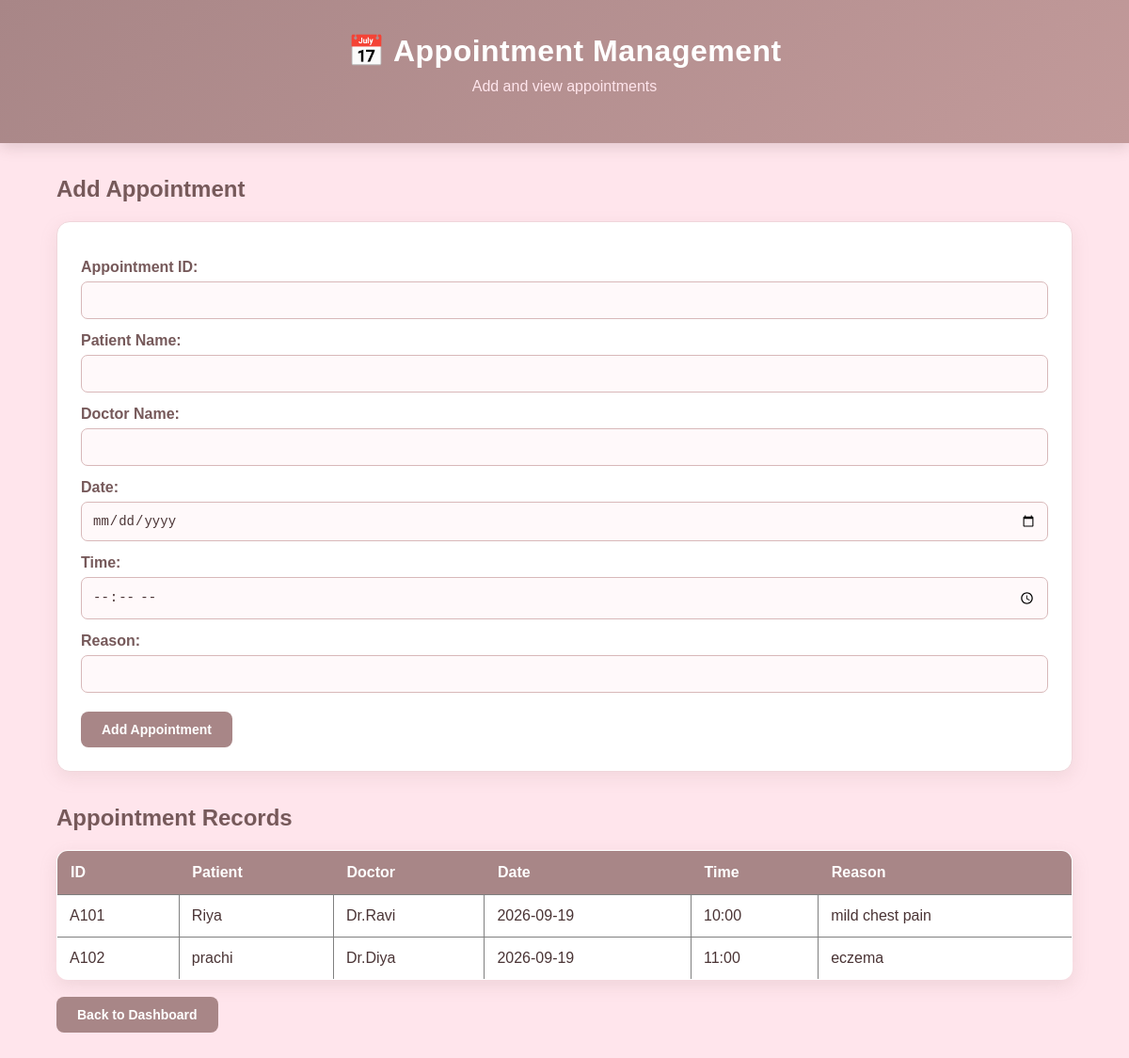
The app's page /appointments with its own data.
### tables this page shows
CREATE TABLE appointments (
            appointment_id TEXT PRIMARY KEY,
            patient_name TEXT,
            doctor_name TEXT,
            date TEXT,
            time TEXT,
            reason TEXT
        );

### app.py (the view, shortened to what this page needs)
@app.route('/appointments', methods=['GET', 'POST'])
def appointments():
    conn = get_connection()
    cursor = conn.cursor()
    cursor.execute('SELECT * FROM appointments')
    data = cursor.fetchall()
    conn.close()
    return render_template('appointments.html', appointments=data)

### app.py (called while the page is built)
def get_connection():
    return sqlite3.connect(DB, timeout=10)

### templates/appointments.html (shortened to what this page needs)
<!DOCTYPE html>
<html>
<head>
    <link rel="stylesheet"
          href="{{ url_for('static', filename='style.css') }}">
</head>
<body>
<div class="header">
    <h1>📅 Appointment Management</h1>
    <p>Add and view appointments</p>
</div>
<div class="container">
<h2>Add Appointment</h2>
<form method="POST">
    <label>Appointment ID:</label>
    <input type="text" name="appointment_id" required>
    <label>Patient Name:</label>
    <input type="text" name="patient_name">
    <label>Doctor Name:</label>
    <input type="text" name="doctor_name">
    <label>Date:</label>
    <input type="date" name="date">
    <label>Time:</label>
    <input type="time" name="time">
    <label>Reason:</label>
    <input type="text" name="reason">
    <button type="submit">Add Appointment</button>
</form>
<h2>Appointment Records</h2>
<table border="1" cellpadding="10">
<tr>
    <th>ID</th>
    <th>Patient</th>
    <th>Doctor</th>
    <th>Date</th>
    <th>Time</th>
    <th>Reason</th>
</tr>
{% for a in appointments %}
<tr>
    <td>{{ a[0] }}</td>
    <td>{{ a[1] }}</td>
    <td>{{ a[2] }}</td>
    <td>{{ a[3] }}</td>
    <td>{{ a[4] }}</td>
    <td>{{ a[5] }}</td>
</tr>
{% endfor %}
</table>
<br>
<a href="/"><button>Back to Dashboard</button></a>
</div>
</body>
</html>

### static/style.css (style rules this page uses)
* { box-sizing: border-box; }
body { margin: 0; font-family: Arial, Helvetica, sans-serif; background: #FFE5EC; color: #4A3435; }
.header { background: linear-gradient(135deg, #A88687, #C29A9A); color: #FFFFFF; text-align: center; padding: 35px 20px; box-shadow: 0 4px 15px rgba(90, 60, 60, 0.18); }
.header h1 { margin: 0; font-size: 32px; letter-spacing: 0.5px; }
.header p { margin-top: 10px; color: #FFE5EC; font-size: 16px; }
.container { width: 90%; max-width: 1100px; margin: 35px auto; }
.container h2 { color: #76595A; margin-top: 30px; margin-bottom: 20px; }
button { background: #A88687; color: #FFFFFF; border: none; padding: 11px 22px; border-radius: 8px; cursor: pointer; font-size: 14px; font-weight: bold; transition: 0.3s ease; }
a { text-decoration: none; }
form { background: #FFFFFF; padding: 25px; border-radius: 14px; border: 1px solid #F0D6DB; box-shadow: 0 6px 18px rgba(168, 134, 135, 0.15); margin-bottom: 35px; }
label { display: block; font-weight: bold; color: #76595A; margin-top: 14px; margin-bottom: 6px; }
input, select { width: 100%; padding: 11px; border: 1px solid #D8B8B9; border-radius: 7px; background: #FFF9FA; color: #4A3435; font-size: 14px; outline: none; transition: 0.2s; }
form button { margin-top: 20px; }
table { width: 100%; border-collapse: collapse; background: #FFFFFF; border-radius: 12px; overflow: hidden; box-shadow: 0 6px 18px rgba(168, 134, 135, 0.18); }
th { background: #A88687; color: #FFFFFF; padding: 14px; text-align: left; border: none; }
td { padding: 13px; color: # }

### records on screen
appointments: appointment_id "A101", patient_name "Riya", doctor_name "Dr.Ravi", date "2026-09-19", time "10:00", reason "mild chest pain"
appointments: appointment_id "A102", patient_name "prachi", doctor_name "Dr.Diya", date "2026-09-19", time "11:00", reason "eczema"
